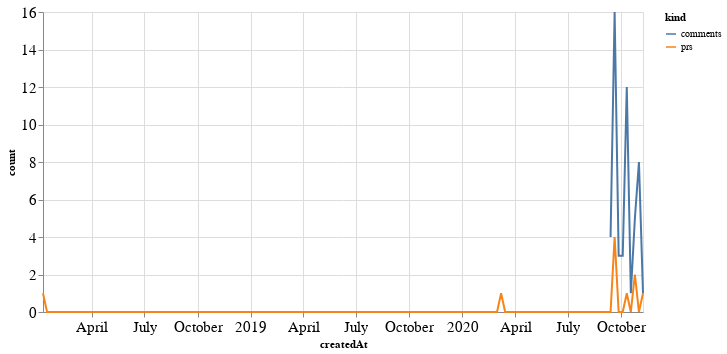

Write notebook code for a chart like this one.
### Code cell
alt.Chart(total_time, width=600).mark_line().encode(
    x='createdAt',
    y='count',
    color='kind'
)

### Figure 1 — Vega-Lite specification as saved in the notebook (floating-point values rounded to 4 significant figures; data arrays with more than 128 entries replaced by an {"elided": "..."} marker saying what was removed)
{"config": {"axisLeft": {"labelFontSize": 15}, "axisBottom": {"labelFontSize": 15}}, "data": {"name": "data-9bb62c9f27f49775ad7a95eb5c18b6fc"}, "mark": "line", "encoding": {"color": {"type": "nominal", "field": "kind"}, "x": {"type": "temporal", "field": "createdAt"}, "y": {"type": "quantitative", "field": "count"}}, "width": 600, "$schema": "https://vega.github.io/schema/vega-lite/v4.8.1.json", "datasets": {"data-9bb62c9f27f49775ad7a95eb5c18b6fc": {"elided": "298 records"}}}
